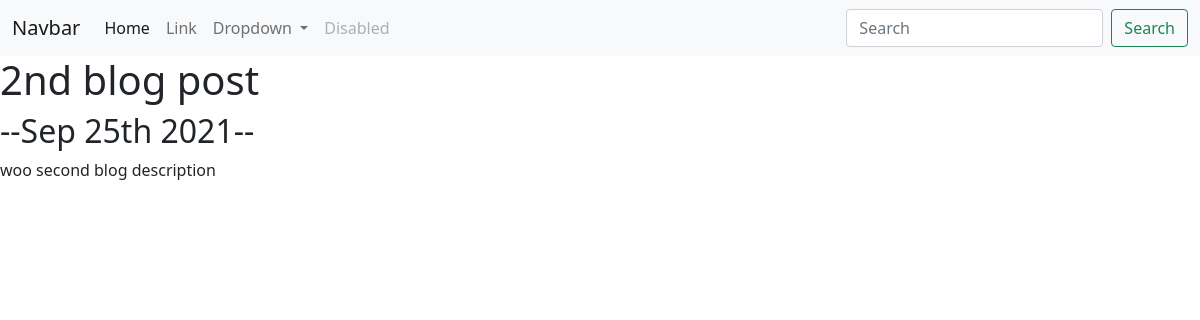
The app's page /blog/2/ with its own data.
### blog/models.py (models this page shows, shortened)
class Blog(models.Model):
    title=models.CharField(max_length=200)
    date=models.DateField()
    description=models.TextField()

### blog/views.py (the view)
# urls.py: path('<int:blog_id>/', views.detail, name='detail'),
def detail(request, blog_id):
    blog=get_object_or_404(Blog, pk=blog_id)
    return render(request, 'blog/detail.html', {'blog':blog})

### blog/templates/blog/detail.html
{% extends 'portfolio/base.html' %}
{% block content %}
<h1>{{blog.title}}</h1>
<h2>--{{ blog.date|date:'M jS Y'}}--</h2>
{{blog.description|safe}}
{% endblock %}

### records on screen
Blog: title "2nd blog post", date "Sep 25th 2021", description "woo second blog description"
